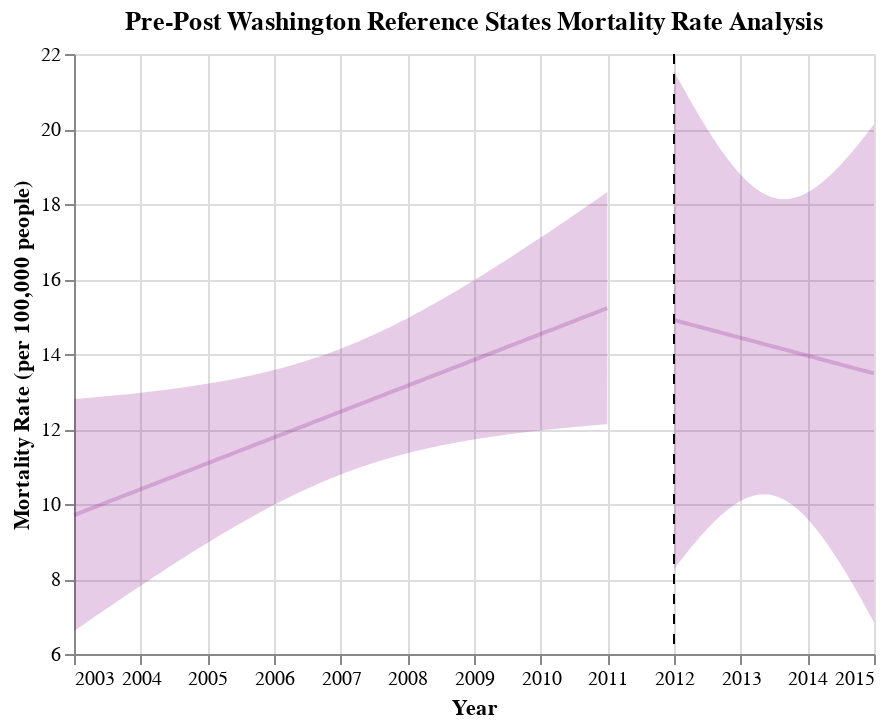

The notebook cell saved with this chart:
### Code cell
## Generate Pre-Post Graphs for WA reference states
fit, reg_chart_pre_WA_ref = get_reg_fit_WA_ref(
    death_data_WA_ref_subset_grouped_pre, 
    yvar="average_deaths_state", 
    xvar="YEAR", 
    alpha=0.05
)

fit, reg_chart_post_WA_ref = get_reg_fit_WA_ref(
    death_data_WA_ref_subset_grouped_post, 
    yvar="average_deaths_state", 
    xvar="YEAR", 
    alpha=0.05
)

## Create line post-policy implementation
line_2012 = alt.Chart(pd.DataFrame({'x': [2012]})).mark_rule(strokeDash=[5, 5]).encode(x='x')

## Generate final pre-post graph for WA reference states
pre_post_WA_ref = reg_chart_pre_WA_ref + reg_chart_post_WA_ref + line_2012
pre_post_WA_ref.properties(title="Pre-Post Washington Reference States Mortality Rate Analysis")

### Figure 1 — Vega-Lite specification as saved in the notebook (floating-point values rounded to 4 significant figures)
{"config": {"view": {"continuousWidth": 400, "continuousHeight": 300}}, "layer": [{"mark": {"type": "errorband", "color": "purple", "opacity": 0.2}, "encoding": {"x": {"field": "YEAR", "type": "quantitative"}, "y": {"field": "ci_low", "title": "", "type": "quantitative"}, "y2": {"field": "ci_high"}}}, {"mark": {"type": "line", "color": "purple", "opacity": 0.2}, "encoding": {"x": {"axis": {"format": "T", "title": "Year"}, "field": "YEAR", "scale": {"zero": false}, "type": "quantitative"}, "y": {"field": "average_deaths_state", "scale": {"zero": false}, "title": "Mortality Rate (per 100,000 people)", "type": "quantitative"}}}, {"layer": [{"mark": {"type": "errorband", "color": "purple", "opacity": 0.2}, "encoding": {"x": {"field": "YEAR", "type": "quantitative"}, "y": {"field": "ci_low", "title": "", "type": "quantitative"}, "y2": {"field": "ci_high"}}}, {"mark": {"type": "line", "color": "purple", "opacity": 0.2}, "encoding": {"x": {"axis": {"format": "T", "title": "Year"}, "field": "YEAR", "scale": {"zero": false}, "type": "quantitative"}, "y": {"field": "average_deaths_state", "scale": {"zero": false}, "title": "Mortality Rate (per 100,000 people)", "type": "quantitative"}}}], "data": {"name": "data-7f8bf439d6ef6f287df115979457e2b8"}}, {"data": {"name": "data-093671e60d609957934f7032375c92d9"}, "mark": {"type": "rule", "strokeDash": [5, 5]}, "encoding": {"x": {"field": "x", "type": "quantitative"}}}], "data": {"name": "data-ef28df9c6383ea091234e0cb824205be"}, "title": "Pre-Post Washington Reference States Mortality Rate Analysis", "$schema": "https://vega.github.io/schema/vega-lite/v4.17.0.json", "datasets": {"data-ef28df9c6383ea091234e0cb824205be": [{"YEAR": 2003.0, "average_deaths_state": 9.704, "ci_low": 6.61, "ci_high": 12.8}, {"YEAR": 2003.0, "average_deaths_state": 9.759, "ci_low": 6.709, "ci_high": 12.81}, {"YEAR": 2003.0, "average_deaths_state": 9.815, "ci_low": 6.807, "ci_high": 12.82}, {"YEAR": 2003.0, "average_deaths_state": 9.87, "ci_low": 6.906, "ci_high": 12.83}, {"YEAR": 2003.0, "average_deaths_state": 9.925, "ci_low": 7.003, "ci_high": 12.85}, {"YEAR": 2003.0, "average_deaths_state": 9.98, "ci_low": 7.101, "ci_high": 12.86}, {"YEAR": 2003.0, "average_deaths_state": 10.04, "ci_low": 7.198, "ci_high": 12.87}, {"YEAR": 2004.0, "average_deaths_state": 10.09, "ci_low": 7.295, "ci_high": 12.89}, {"YEAR": 2004.0, "average_deaths_state": 10.15, "ci_low": 7.392, "ci_high": 12.9}, {"YEAR": 2004.0, "average_deaths_state": 10.2, "ci_low": 7.488, "ci_high": 12.91}, {"YEAR": 2004.0, "average_deaths_state": 10.26, "ci_low": 7.584, "ci_high": 12.93}, {"YEAR": 2004.0, "average_deaths_state": 10.31, "ci_low": 7.679, "ci_high": 12.94}, {"YEAR": 2004.0, "average_deaths_state": 10.37, "ci_low": 7.774, "ci_high": 12.96}, {"YEAR": 2004.0, "average_deaths_state": 10.42, "ci_low": 7.869, "ci_high": 12.97}, {"YEAR": 2004.0, "average_deaths_state": 10.48, "ci_low": 7.963, "ci_high": 12.99}, {"YEAR": 2004.0, "average_deaths_state": 10.53, "ci_low": 8.057, "ci_high": 13.01}, {"YEAR": 2004.0, "average_deaths_state": 10.59, "ci_low": 8.15, "ci_high": 13.02}, {"YEAR": 2004.0, "average_deaths_state": 10.64, "ci_low": 8.243, "ci_high": 13.04}, {"YEAR": 2004.0, "average_deaths_state": 10.7, "ci_low": 8.335, "ci_high": 13.06}, {"YEAR": 2005.0, "average_deaths_state": 10.75, "ci_low": 8.426, "ci_high": 13.08}, {"YEAR": 2005.0, "average_deaths_state": 10.81, "ci_low": 8.517, "ci_high": 13.1}, {"YEAR": 2005.0, "average_deaths_state": 10.86, "ci_low": 8.607, "ci_high": 13.12}, {"YEAR": 2005.0, "average_deaths_state": 10.92, "ci_low": 8.697, "ci_high": 13.14}, {"YEAR": 2005.0, "average_deaths_state": 10.97, "ci_low": 8.786, "ci_high": 13.16}, {"YEAR": 2005.0, "average_deaths_state": 11.03, "ci_low": 8.874, "ci_high": 13.18}, {"YEAR": 2005.0, "average_deaths_state": 11.08, "ci_low": 8.961, "ci_high": 13.21}, {"YEAR": 2005.0, "average_deaths_state": 11.14, "ci_low": 9.048, "ci_high": 13.23}, {"YEAR": 2005.0, "average_deaths_state": 11.19, "ci_low": 9.134, "ci_high": 13.25}, {"YEAR": 2005.0, "average_deaths_state": 11.25, "ci_low": 9.219, "ci_high": 13.28}, {"YEAR": 2005.0, "average_deaths_state": 11.3, "ci_low": 9.303, "ci_high": 13.31}, {"YEAR": 2005.0, "average_deaths_state": 11.36, "ci_low": 9.386, "ci_high": 13.33}, {"YEAR": 2005.0, "average_deaths_state": 11.42, "ci_low": 9.468, "ci_high": 13.36}, {"YEAR": 2006.0, "average_deaths_state": 11.47, "ci_low": 9.549, "ci_high": 13.39}, {"YEAR": 2006.0, "average_deaths_state": 11.53, "ci_low": 9.629, "ci_high": 13.42}, {"YEAR": 2006.0, "average_deaths_state": 11.58, "ci_low": 9.708, "ci_high": 13.45}, {"YEAR": 2006.0, "average_deaths_state": 11.64, "ci_low": 9.785, "ci_high": 13.49}, {"YEAR": 2006.0, "average_deaths_state": 11.69, "ci_low": 9.862, "ci_high": 13.52}, {"YEAR": 2006.0, "average_deaths_state": 11.75, "ci_low": 9.937, "ci_high": 13.56}, {"YEAR": 2006.0, "average_deaths_state": 11.8, "ci_low": 10.01, "ci_high": 13.59}, {"YEAR": 2006.0, "average_deaths_state": 11.86, "ci_low": 10.08, "ci_high": 13.63}, {"YEAR": 2006.0, "average_deaths_state": 11.91, "ci_low": 10.16, "ci_high": 13.67}, {"YEAR": 2006.0, "average_deaths_state": 11.97, "ci_low": 10.22, "ci_high": 13.71}, {"YEAR": 2006.0, "average_deaths_state": 12.02, "ci_low": 10.29, "ci_high": 13.75}, {"YEAR": 2006.0, "average_deaths_state": 12.08, "ci_low": 10.36, "ci_high": 13.79}, {"YEAR": 2007.0, "average_deaths_state": 12.13, "ci_low": 10.43, "ci_high": 13.84}, {"YEAR": 2007.0, "average_deaths_state": 12.19, "ci_low": 10.49, "ci_high": 13.89}, {"YEAR": 2007.0, "average_deaths_state": 12.24, "ci_low": 10.55, "ci_high": 13.93}, {"YEAR": 2007.0, "average_deaths_state": 12.3, "ci_low": 10.61, "ci_high": 13.98}, {"YEAR": 2007.0, "average_deaths_state": 12.35, "ci_low": 10.67, "ci_high": 14.03}, {"YEAR": 2007.0, "average_deaths_state": 12.41, "ci_low": 10.73, "ci_high": 14.09}, {"YEAR": 2007.0, "average_deaths_state": 12.46, "ci_low": 10.79, "ci_high": 14.14}, {"YEAR": 2007.0, "average_deaths_state": 12.52, "ci_low": 10.84, "ci_high": 14.2}, {"YEAR": 2007.0, "average_deaths_state": 12.57, "ci_low": 10.89, "ci_high": 14.26}, {"YEAR": 2007.0, "average_deaths_state": 12.63, "ci_low": 10.94, "ci_high": 14.31}, {"YEAR": 2007.0, "average_deaths_state": 12.68, "ci_low": 10.99, "ci_high": 14.38}, {"YEAR": 2007.0, "average_deaths_state": 12.74, "ci_low": 11.04, "ci_high": 14.44}, {"YEAR": 2007.0, "average_deaths_state": 12.79, "ci_low": 11.09, "ci_high": 14.5}, {"YEAR": 2008.0, "average_deaths_state": 12.85, "ci_low": 11.13, "ci_high": 14.57}, {"YEAR": 2008.0, "average_deaths_state": 12.91, "ci_low": 11.18, "ci_high": 14.63}, {"YEAR": 2008.0, "average_deaths_state": 12.96, "ci_low": 11.22, "ci_high": 14.7}, {"YEAR": 2008.0, "average_deaths_state": 13.02, "ci_low": 11.26, "ci_high": 14.77}, {"YEAR": 2008.0, "average_deaths_state": 13.07, "ci_low": 11.3, "ci_high": 14.84}, {"YEAR": 2008.0, "average_deaths_state": 13.13, "ci_low": 11.34, "ci_high": 14.92}, {"YEAR": 2008.0, "average_deaths_state": 13.18, "ci_low": 11.37, "ci_high": 14.99}, {"YEAR": 2008.0, "average_deaths_state": 13.24, "ci_low": 11.41, "ci_high": 15.07}, {"YEAR": 2008.0, "average_deaths_state": 13.29, "ci_low": 11.44, "ci_high": 15.14}, {"YEAR": 2008.0, "average_deaths_state": 13.35, "ci_low": 11.47, "ci_high": 15.22}, {"YEAR": 2008.0, "average_deaths_state": 13.4, "ci_low": 11.51, "ci_high": 15.3}, {"YEAR": 2008.0, "average_deaths_state": 13.46, "ci_low": 11.54, "ci_high": 15.38}, {"YEAR": 2009.0, "average_deaths_state": 13.51, "ci_low": 11.57, "ci_high": 15.46}, {"YEAR": 2009.0, "average_deaths_state": 13.57, "ci_low": 11.59, "ci_high": 15.54}, {"YEAR": 2009.0, "average_deaths_state": 13.62, "ci_low": 11.62, "ci_high": 15.62}, {"YEAR": 2009.0, "average_deaths_state": 13.68, "ci_low": 11.65, "ci_high": 15.71}, {"YEAR": 2009.0, "average_deaths_state": 13.73, "ci_low": 11.67, "ci_high": 15.79}, {"YEAR": 2009.0, "average_deaths_state": 13.79, "ci_low": 11.7, "ci_high": 15.88}, {"YEAR": 2009.0, "average_deaths_state": 13.84, "ci_low": 11.72, "ci_high": 15.97}, {"YEAR": 2009.0, "average_deaths_state": 13.9, "ci_low": 11.74, "ci_high": 16.05}, {"YEAR": 2009.0, "average_deaths_state": 13.95, "ci_low": 11.77, "ci_high": 16.14}, {"YEAR": 2009.0, "average_deaths_state": 14.01, "ci_low": 11.79, "ci_high": 16.23}, {"YEAR": 2009.0, "average_deaths_state": 14.06, "ci_low": 11.81, "ci_high": 16.32}, {"YEAR": 2009.0, "average_deaths_state": 14.12, "ci_low": 11.83, "ci_high": 16.41}, {"YEAR": 2009.0, "average_deaths_state": 14.17, "ci_low": 11.85, "ci_high": 16.5}, {"YEAR": 2010.0, "average_deaths_state": 14.23, "ci_low": 11.87, "ci_high": 16.59}, {"YEAR": 2010.0, "average_deaths_state": 14.28, "ci_low": 11.89, "ci_high": 16.68}, {"YEAR": 2010.0, "average_deaths_state": 14.34, "ci_low": 11.9, "ci_high": 16.78}, {"YEAR": 2010.0, "average_deaths_state": 14.4, "ci_low": 11.92, "ci_high": 16.87}, {"YEAR": 2010.0, "average_deaths_state": 14.45, "ci_low": 11.94, "ci_high": 16.96}, {"YEAR": 2010.0, "average_deaths_state": 14.51, "ci_low": 11.95, "ci_high": 17.06}, {"YEAR": 2010.0, "average_deaths_state": 14.56, "ci_low": 11.97, "ci_high": 17.15}, {"YEAR": 2010.0, "average_deaths_state": 14.62, "ci_low": 11.98, "ci_high": 17.25}, {"YEAR": 2010.0, "average_deaths_state": 14.67, "ci_low": 12.0, "ci_high": 17.34}, {"YEAR": 2010.0, "average_deaths_state": 14.73, "ci_low": 12.01, "ci_high": 17.44}, {"YEAR": 2010.0, "average_deaths_state": 14.78, "ci_low": 12.03, "ci_high": 17.54}, {"YEAR": 2010.0, "average_deaths_state": 14.84, "ci_low": 12.04, "ci_high": 17.63}, {"YEAR": 2011.0, "average_deaths_state": 14.89, "ci_low": 12.05, "ci_high": 17.73}, {"YEAR": 2011.0, "average_deaths_state": 14.95, "ci_low": 12.07, "ci_high": 17.83}, {"YEAR": 2011.0, "average_deaths_state": 15.0, "ci_low": 12.08, "ci_high": 17.92}, {"YEAR": 2011.0, "average_deaths_state": 15.06, "ci_low": 12.09, "ci_high": 18.02}, {"YEAR": 2011.0, "average_deaths_state": 15.11, "ci_low": 12.11, "ci_high": 18.12}, {"YEAR": 2011.0, "average_deaths_state": 15.17, "ci_low": 12.12, "ci_high": 18.22}, {"YEAR": 2011.0, "average_deaths_state": 15.22, "ci_low": 12.13, "ci_high": 18.32}], "data-7f8bf439d6ef6f287df115979457e2b8": [{"YEAR": 2012.0, "average_deaths_state": 14.9, "ci_low": 8.259, "ci_high": 21.55}, {"YEAR": 2012.0, "average_deaths_state": 14.89, "ci_low": 8.33, "ci_high": 21.45}, {"YEAR": 2012.0, "average_deaths_state": 14.88, "ci_low": 8.4, "ci_high": 21.35}, {"YEAR": 2012.0, "average_deaths_state": 14.86, "ci_low": 8.47, "ci_high": 21.25}, {"YEAR": 2012.0, "average_deaths_state": 14.85, "ci_low": 8.539, "ci_high": 21.16}, {"YEAR": 2012.0, "average_deaths_state": 14.83, "ci_low": 8.607, "ci_high": 21.06}, {"YEAR": 2012.0, "average_deaths_state": 14.82, "ci_low": 8.675, "ci_high": 20.96}, {"YEAR": 2012.0, "average_deaths_state": 14.81, "ci_low": 8.741, "ci_high": 20.87}, {"YEAR": 2012.0, "average_deaths_state": 14.79, "ci_low": 8.807, "ci_high": 20.77}, {"YEAR": 2012.0, "average_deaths_state": 14.78, "ci_low": 8.872, "ci_high": 20.68}, {"YEAR": 2012.0, "average_deaths_state": 14.76, "ci_low": 8.937, "ci_high": 20.59}, {"YEAR": 2012.0, "average_deaths_state": 14.75, "ci_low": 9.0, "ci_high": 20.5}, {"YEAR": 2012.0, "average_deaths_state": 14.73, "ci_low": 9.062, "ci_high": 20.41}, {"YEAR": 2012.0, "average_deaths_state": 14.72, "ci_low": 9.124, "ci_high": 20.32}, {"YEAR": 2012.0, "average_deaths_state": 14.71, "ci_low": 9.184, "ci_high": 20.23}, {"YEAR": 2012.0, "average_deaths_state": 14.69, "ci_low": 9.243, "ci_high": 20.14}, {"YEAR": 2012.0, "average_deaths_state": 14.68, "ci_low": 9.301, "ci_high": 20.05}, {"YEAR": 2013.0, "average_deaths_state": 14.66, "ci_low": 9.358, "ci_high": 19.97}, {"YEAR": 2013.0, "average_deaths_state": 14.65, "ci_low": 9.414, "ci_high": 19.88}, {"YEAR": 2013.0, "average_deaths_state": 14.63, "ci_low": 9.469, "ci_high": 19.8}, {"YEAR": 2013.0, "average_deaths_state": 14.62, "ci_low": 9.522, "ci_high": 19.72}, {"YEAR": 2013.0, "average_deaths_state": 14.61, "ci_low": 9.574, "ci_high": 19.64}, {"YEAR": 2013.0, "average_deaths_state": 14.59, "ci_low": 9.624, "ci_high": 19.56}, {"YEAR": 2013.0, "average_deaths_state": 14.58, "ci_low": 9.674, "ci_high": 19.48}, {"YEAR": 2013.0, "average_deaths_state": 14.56, "ci_low": 9.721, "ci_high": 19.41}, {"YEAR": 2013.0, "average_deaths_state": 14.55, "ci_low": 9.767, "ci_high": 19.33}, {"YEAR": 2013.0, "average_deaths_state": 14.54, "ci_low": 9.811, "ci_high": 19.26}, {"YEAR": 2013.0, "average_deaths_state": 14.52, "ci_low": 9.854, "ci_high": 19.19}, {"YEAR": 2013.0, "average_deaths_state": 14.51, "ci_low": 9.895, "ci_high": 19.12}, {"YEAR": 2013.0, "average_deaths_state": 14.49, "ci_low": 9.934, "ci_high": 19.05}, {"YEAR": 2013.0, "average_deaths_state": 14.48, "ci_low": 9.971, "ci_high": 18.99}, {"YEAR": 2013.0, "average_deaths_state": 14.46, "ci_low": 10.01, "ci_high": 18.92}, {"YEAR": 2013.0, "average_deaths_state": 14.45, "ci_low": 10.04, "ci_high": 18.86}, {"YEAR": 2013.0, "average_deaths_state": 14.44, "ci_low": 10.07, "ci_high": 18.8}, {"YEAR": 2013.0, "average_deaths_state": 14.42, "ci_low": 10.1, "ci_high": 18.74}, {"YEAR": 2013.0, "average_deaths_state": 14.41, "ci_low": 10.13, "ci_high": 18.69}, {"YEAR": 2013.0, "average_deaths_state": 14.39, "ci_low": 10.15, "ci_high": 18.64}, {"YEAR": 2013.0, "average_deaths_state": 14.38, "ci_low": 10.17, "ci_high": 18.58}, {"YEAR": 2013.0, "average_deaths_state": 14.36, "ci_low": 10.19, "ci_high": 18.54}, {"YEAR": 2013.0, "average_deaths_state": 14.35, "ci_low": 10.21, "ci_high": 18.49}, {"YEAR": 2013.0, "average_deaths_state": 14.34, "ci_low": 10.22, "ci_high": 18.45}, {"YEAR": 2013.0, "average_deaths_state": 14.32, "ci_low": 10.24, "ci_high": 18.41}, {"YEAR": 2013.0, "average_deaths_state": 14.31, "ci_low": 10.25, "ci_high": 18.37}, {"YEAR": 2013.0, "average_deaths_state": 14.29, "ci_low": 10.25, "ci_high": 18.33}, {"YEAR": 2013.0, "average_deaths_state": 14.28, "ci_low": 10.26, "ci_high": 18.3}, {"YEAR": 2013.0, "average_deaths_state": 14.26, "ci_low": 10.26, "ci_high": 18.27}, {"YEAR": 2013.0, "average_deaths_state": 14.25, "ci_low": 10.26, "ci_high": 18.24}, {"YEAR": 2013.0, "average_deaths_state": 14.24, "ci_low": 10.25, "ci_high": 18.22}, {"YEAR": 2013.0, "average_deaths_state": 14.22, "ci_low": 10.25, "ci_high": 18.2}, {"YEAR": 2013.0, "average_deaths_state": 14.21, "ci_low": 10.24, "ci_high": 18.18}, {"YEAR": 2013.0, "average_deaths_state": 14.19, "ci_low": 10.22, "ci_high": 18.17}, {"YEAR": 2014.0, "average_deaths_state": 14.18, "ci_low": 10.21, "ci_high": 18.15}, {"YEAR": 2014.0, "average_deaths_state": 14.17, "ci_low": 10.19, "ci_high": 18.14}, {"YEAR": 2014.0, "average_deaths_state": 14.15, "ci_low": 10.17, "ci_high": 18.14}, {"YEAR": 2014.0, "average_deaths_state": 14.14, "ci_low": 10.14, "ci_high": 18.13}, {"YEAR": 2014.0, "average_deaths_state": 14.12, "ci_low": 10.12, "ci_high": 18.13}, {"YEAR": 2014.0, "average_deaths_state": 14.11, "ci_low": 10.09, "ci_high": 18.13}, {"YEAR": 2014.0, "average_deaths_state": 14.09, "ci_low": 10.05, "ci_high": 18.14}, {"YEAR": 2014.0, "average_deaths_state": 14.08, "ci_low": 10.02, "ci_high": 18.14}, {"YEAR": 2014.0, "average_deaths_state": 14.07, "ci_low": 9.98, "ci_high": 18.15}, {"YEAR": 2014.0, "average_deaths_state": 14.05, "ci_low": 9.94, "ci_high": 18.16}, {"YEAR": 2014.0, "average_deaths_state": 14.04, "ci_low": 9.897, "ci_high": 18.18}, {"YEAR": 2014.0, "average_deaths_state": 14.02, "ci_low": 9.851, "ci_high": 18.2}, {"YEAR": 2014.0, "average_deaths_state": 14.01, "ci_low": 9.803, "ci_high": 18.22}, {"YEAR": 2014.0, "average_deaths_state": 13.99, "ci_low": 9.752, "ci_high": 18.24}, {"YEAR": 2014.0, "average_deaths_state": 13.98, "ci_low": 9.699, "ci_high": 18.26}, {"YEAR": 2014.0, "average_deaths_state": 13.97, "ci_low": 9.644, "ci_high": 18.29}, {"YEAR": 2014.0, "average_deaths_state": 13.95, "ci_low": 9.587, "ci_high": 18.32}, {"YEAR": 2014.0, "average_deaths_state": 13.94, "ci_low": 9.527, "ci_high": 18.35}, {"YEAR": 2014.0, "average_deaths_state": 13.92, "ci_low": 9.466, "ci_high": 18.38}, {"YEAR": 2014.0, "average_deaths_state": 13.91, "ci_low": 9.402, "ci_high": 18.42}, {"YEAR": 2014.0, "average_deaths_state": 13.9, "ci_low": 9.337, "ci_high": 18.45}, {"YEAR": 2014.0, "average_deaths_state": 13.88, "ci_low": 9.269, "ci_high": 18.49}, {"YEAR": 2014.0, "average_deaths_state": 13.87, "ci_low": 9.2, "ci_high": 18.53}, {"YEAR": 2014.0, "average_deaths_state": 13.85, "ci_low": 9.129, "ci_high": 18.58}, {"YEAR": 2014.0, "average_deaths_state": 13.84, "ci_low": 9.056, "ci_high": 18.62}, {"YEAR": 2014.0, "average_deaths_state": 13.82, "ci_low": 8.982, "ci_high": 18.67}, {"YEAR": 2014.0, "average_deaths_state": 13.81, "ci_low": 8.906, "ci_high": 18.71}, {"YEAR": 2014.0, "average_deaths_state": 13.8, "ci_low": 8.828, "ci_high": 18.76}, {"YEAR": 2014.0, "average_deaths_state": 13.78, "ci_low": 8.749, "ci_high": 18.81}, {"YEAR": 2014.0, "average_deaths_state": 13.77, "ci_low": 8.669, "ci_high": 18.87}, {"YEAR": 2014.0, "average_deaths_state": 13.75, "ci_low": 8.587, "ci_high": 18.92}, {"YEAR": 2014.0, "average_deaths_state": 13.74, "ci_low": 8.504, "ci_high": 18.97}, {"YEAR": 2014.0, "average_deaths_state": 13.72, "ci_low": 8.42, "ci_high": 19.03}, {"YEAR": 2015.0, "average_deaths_state": 13.71, "ci_low": 8.335, "ci_high": 19.09}, {"YEAR": 2015.0, "average_deaths_state": 13.7, "ci_low": 8.248, "ci_high": 19.14}, {"YEAR": 2015.0, "average_deaths_state": 13.68, "ci_low": 8.16, "ci_high": 19.2}, {"YEAR": 2015.0, "average_deaths_state": 13.67, "ci_low": 8.071, "ci_high": 19.26}, {"YEAR": 2015.0, "average_deaths_state": 13.65, "ci_low": 7.982, "ci_high": 19.33}, {"YEAR": 2015.0, "average_deaths_state": 13.64, "ci_low": 7.891, "ci_high": 19.39}, {"YEAR": 2015.0, "average_deaths_state": 13.63, "ci_low": 7.799, "ci_high": 19.45}, {"YEAR": 2015.0, "average_deaths_state": 13.61, "ci_low": 7.706, "ci_high": 19.52}, {"YEAR": 2015.0, "average_deaths_state": 13.6, "ci_low": 7.613, "ci_high": 19.58}, {"YEAR": 2015.0, "average_deaths_state": 13.58, "ci_low": 7.519, "ci_high": 19.65}, {"YEAR": 2015.0, "average_deaths_state": 13.57, "ci_low": 7.423, "ci_high": 19.71}, {"YEAR": 2015.0, "average_deaths_state": 13.55, "ci_low": 7.328, "ci_high": 19.78}, {"YEAR": 2015.0, "average_deaths_state": 13.54, "ci_low": 7.231, "ci_high": 19.85}, {"YEAR": 2015.0, "average_deaths_state": 13.53, "ci_low": 7.134, "ci_high": 19.92}, {"YEAR": 2015.0, "average_deaths_state": 13.51, "ci_low": 7.035, "ci_high": 19.99}, {"YEAR": 2015.0, "average_deaths_state": 13.5, "ci_low": 6.937, "ci_high": 20.06}, {"YEAR": 2015.0, "average_deaths_state": 13.48, "ci_low": 6.837, "ci_high": 20.13}], "data-093671e60d609957934f7032375c92d9": [{"x": 2012}]}}
